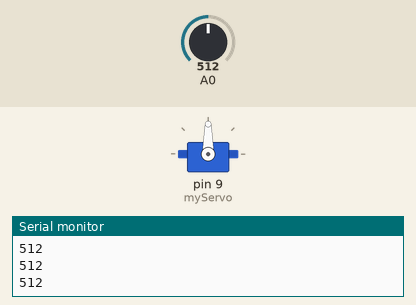
A sketch run on a simulated Arduino Uno, built with avr-gcc and run on an emulated ATmega328P. Parts: servo, the last lines printed to the serial monitor. The inputs (shaded band) are chosen by the test bench; at power-on: A0 = 512.

Above: at 6.2 s.
6.3 s: A0 set to 501
At 6.7 s:
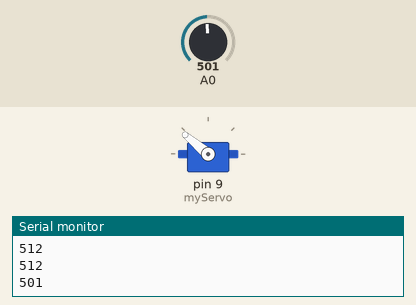
9.3 s: A0 set to 716
At 10.2 s:
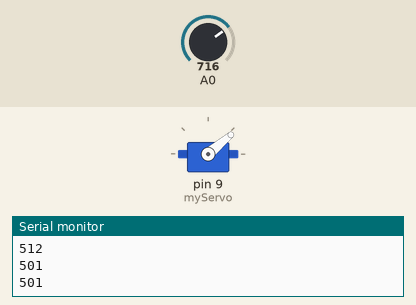
10.8 s: A0 set to 511
At 11.2 s:
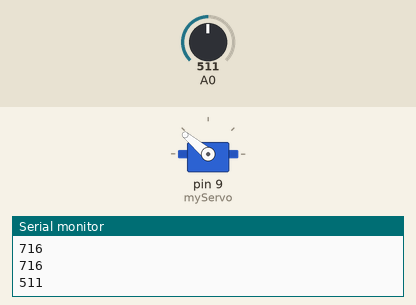
13.8 s: A0 set to 900
At 14.2 s:
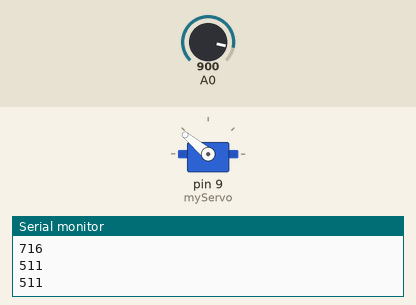
Timing chart, 0 to 16.3 s (numbered marks = the images above; inputs shaded):
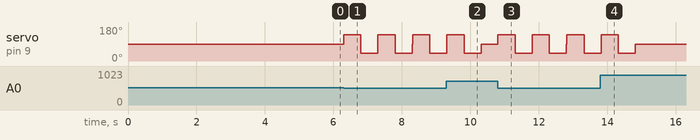

The sketch:

WavingRobot.ino
```cpp
// Software for "waving" robot
// When user waves, the light level drops, and the robot will "wave" in response

// libraries
#include <Servo.h>

// initialize varaibles
Servo myServo;
const int ledPin = 13;
int lightLevel;
int standardLightLevel = 1023;


void setup() {

  // set up servo
  myServo.attach(9);
  Serial.begin(9600);

  // calibrate light level
  digitalWrite(ledPin, HIGH);
  while (millis() < 5000) {
    int lightLevel = analogRead(A0);
    if (lightLevel < standardLightLevel) {
      standardLightLevel = lightLevel;
    }
  }
  digitalWrite(ledPin, LOW);
  Serial.println(standardLightLevel);
}

void loop() {

  // check light
  lightLevel = analogRead(A0);

  // if light is low, do waving animation
  Serial.println(lightLevel);
  if (lightLevel < standardLightLevel) {
    myServo.write(140);
    delay(500);
    myServo.write(40);
    delay(500);
    myServo.write(140);
    delay(500);
    myServo.write(40);
    delay(500);
    myServo.write(90);
  }
  delay(15);

}
```

Measured:
- the behaviour switches between 512 and 511 on A0 (found by bisection; images 0 and 1)
- after the input at 6.3 s, servo on pin 9 (myServo): alternates 140° for 0.50 s and 40° for 0.50 s, starting at once
- after the input at 9.3 s, servo on pin 9 (myServo): goes on until 10.3 s, then stays 90°
- after the input at 10.8 s, servo on pin 9 (myServo): alternates 140° for 0.50 s and 40° for 0.50 s, starting at once
- after the input at 13.8 s, servo on pin 9 (myServo): goes on until 14.8 s, then stays 90°
